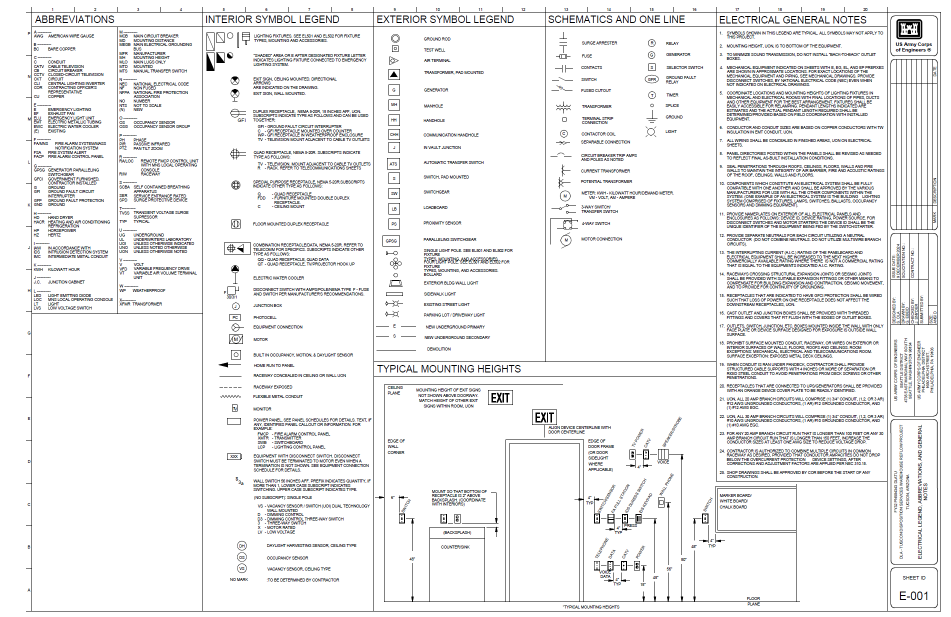
#> input picture Legend.png, 1901 x 1233 px (shown at 1/2 size)
$ python analyze_symbols.py
#> lines starting #> are read from the running program, lines starting #| are printed output that depends on the picture; after the words box and inside, x2 and y2 are one past the last pixel; in counts of white or black regions, pixels touching at a corner belong together
import cv2
import numpy as np
import os
import json
from PIL import Image
import matplotlib.pyplot as plt

# Function to detect shapes in an image that might be emergency lighting symbols
def detect_shapes(image):
    # Convert to grayscale if it's not already
    if len(image.shape) == 3:
        gray = cv2.cvtColor(image, cv2.COLOR_BGR2GRAY)
    else:
        gray = image

    # Apply thresholding to create a binary image
    _, thresh = cv2.threshold(gray, 0, 255, cv2.THRESH_BINARY_INV + cv2.THRESH_OTSU)

    # Find contours
    contours, _ = cv2.findContours(thresh, cv2.RETR_EXTERNAL, cv2.CHAIN_APPROX_SIMPLE)

    # Filter contours by size and shape
    potential_symbols = []
    for contour in contours:
        area = cv2.contourArea(contour)
        if 50 < area < 5000:  # Filter by area
            x, y, w, h = cv2.boundingRect(contour)
            aspect_ratio = w / h

            # Check if it's rectangular (emergency light fixture)
            if 0.2 < aspect_ratio < 5.0:
                potential_symbols.append({
                    'bbox': [x, y, x+w, y+h],
                    'area': area,
                    'aspect_ratio': aspect_ratio
                })

    return potential_symbols

# Function to detect if an image contains a legend or schedule based on visual features
# [90 lines left out: functions detect_legend_or_schedule, analyze_page, not called in this run]

# Function to extract emergency lighting symbols from the PDF
def extract_emergency_symbols():
    # Analyze all PDF pages
    results = []

    # Get all PDF page images
    pdf_pages = [f for f in os.listdir() if f.startswith('pdf_page') and f.endswith('.png')]
    pdf_pages.sort(key=lambda x: int(x.replace('pdf_page', '').replace('.png', '')))

    for page in pdf_pages:
        result = analyze_page(page)
        if result:
            results.append(result)

    # Save results to a JSON file
    with open('pdf_analysis.json', 'w') as f:
        json.dump(results, f, indent=4)

    print(f"Analysis complete. Results saved to pdf_analysis.json")

    # Print summary
    print("\nSummary:")
    legend_pages = [r['image_path'] for r in results if r['is_legend']]
    schedule_pages = [r['image_path'] for r in results if r['is_schedule']]
    emergency_pages = [r['image_path'] for r in results if r['contains_emergency']]

    print(f"Legend pages: {legend_pages}")
    print(f"Schedule pages: {schedule_pages}")
    print(f"Pages with emergency lighting info: {emergency_pages}")

    # Extract new emergency symbols and fixture types
    new_emergency_symbols = []
    new_fixture_types = {}

    # Check Legend.png and Lighting Fixture.png for symbols
    special_images = ['Legend.png', 'Lighting Fixture.png']
    for img_path in special_images:
        if os.path.exists(img_path):
            print(f"\nAnalyzing special image: {img_path}")
            image = cv2.imread(img_path)
#> image is the input picture: shape (1233, 1901, 3); mean B, G, R 238.4, 238, 238
            if image is None:
                continue

            # Detect potential symbols
            potential_symbols = detect_shapes(image)
#> in detect_shapes, `_, thresh = cv2.threshold(gray, 0, 255, cv2.THRESH_BINARY_INV + cv2.TH..`:
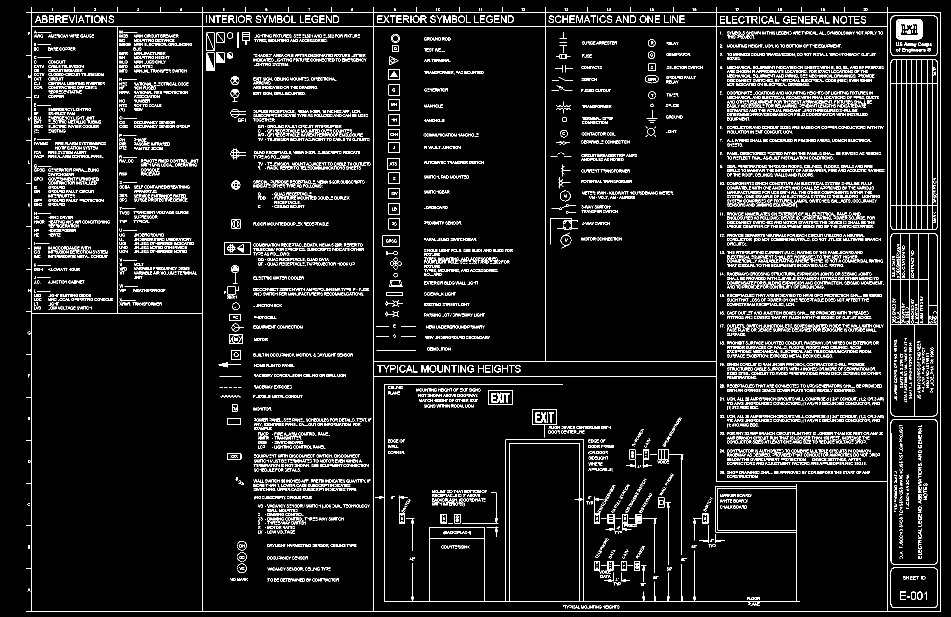
#> thresh: shape (1233, 1901) (shown at 1/2 size); 7.2% white in thin lines or dots
#> in detect_shapes, `contours, _ = cv2.findContours(thresh, cv2.RETR_EXTERNAL, cv2.CHAIN_AP..`: contours = 47 contours, 45 with area under 20; largest, box (x1, y1, x2, y2) and area: (52, 14, 1882, 1223) 2177999, (1727, 16, 1735, 22) 23
#> the loop in detect_shapes, `for contour in contours:` made 47 passes
#> area on passes 17, 47: 23, 2177999
#> after the loop in detect_shapes, `for contour in contours:`: potential_symbols = []
#> potential_symbols = []
            print(f"Found {len(potential_symbols)} potential symbols in {img_path}")
#| Found 0 potential symbols in Legend.png

            # Create a visualization
            visualization = image.copy()
            for i, symbol in enumerate(potential_symbols):
                x, y, x2, y2 = symbol['bbox']
                # Draw rectangle and label
                cv2.rectangle(visualization, (x, y), (x2, y2), (0, 255, 0), 2)
                cv2.putText(visualization, f"Symbol {i+1}", (x, y-5), cv2.FONT_HERSHEY_SIMPLEX, 0.5, (0, 255, 0), 1)
#> this loop made 0 passes

            # Save the visualization
            vis_path = img_path.replace('.png', '_analysis.png')
            cv2.imwrite(vis_path, visualization)
            print(f"Visualization saved as {vis_path}")
#> pass 2 of the loop in extract_emergency_symbols, `for img_path in special_images:`:
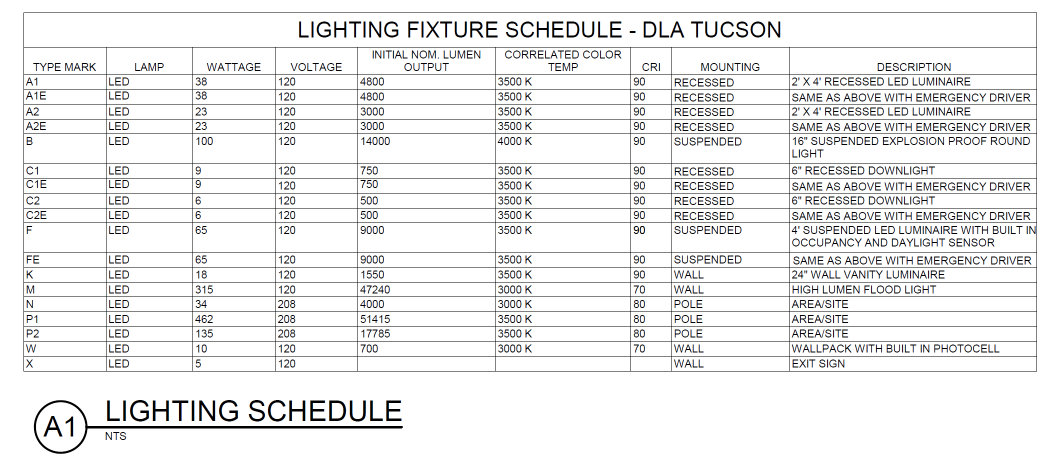
#> input picture Lighting Fixture.png, 2125 x 932 px (shown at 1/2 size)
#> in extract_emergency_symbols, image is the input picture: shape (932, 2125, 3); mean B, G, R 237.7, 237.4, 237.4
#> gray: shape (932, 2125)
#> in detect_shapes (call 2), `_, thresh = cv2.threshold(gray, 0, 255, cv2.THRESH_BINARY_INV + cv2.TH..`:
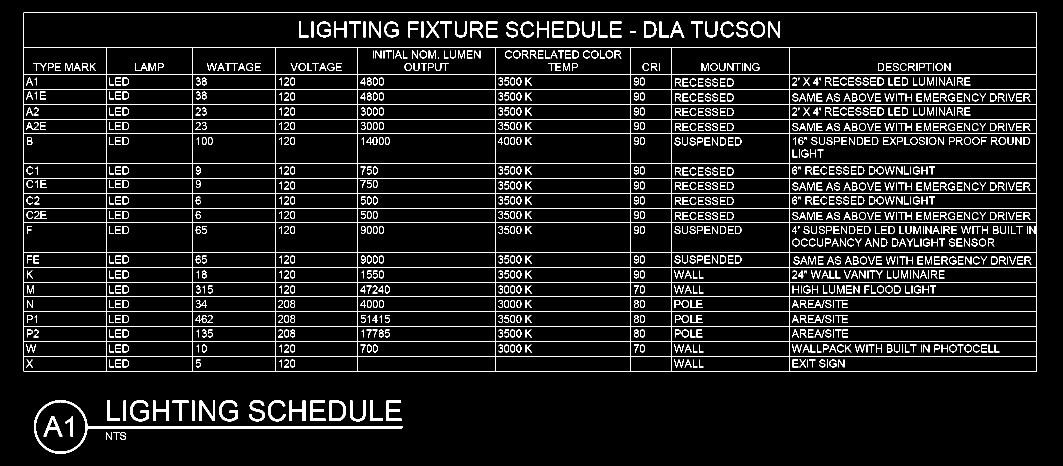
#> thresh: shape (932, 2125) (shown at 1/2 size); 6.8% white in thin lines or dots
#> contours = 21 contours, 1 with area under 20; largest, box (x1, y1, x2, y2) and area: (47, 25, 2074, 743) 1452642, (68, 800, 806, 908) 11412, (659, 801, 692, 842) 1156, (438, 800, 476, 843) 480, (260, 800, 298, 843) 480
#> the loop in detect_shapes (call 2), `for contour in contours:` made 21 passes
#> (contour, area, x, y, w, h, aspect_ratio) on passes 11, 14: ([[384, 801], [384, 841], [388, 841], [388, 801]], 160, 384, 801, 5, 41, 0.122), ([[247, 801], [247, 841], [251, 841], [251, 801]], 160, 247, 801, 5, 41, 0.122)
#> after the loop in detect_shapes (call 2), `for contour in contours:`: potential_symbols = 14 items
#| Found 14 potential symbols in Lighting Fixture.png
#> the loop in extract_emergency_symbols, `for i, symbol in enumerate(potential_symbols):` made 14 passes
#> (x, y, x2, y2) on passes 1 to 8: (773, 801, 803, 842), (740, 801, 766, 842), (700, 801, 732, 843), (659, 801, 692, 842), (621, 801, 651, 842), (579, 801, 611, 842), (399, 801, 430, 842), (345, 801, 377, 842)
#> after the loop in extract_emergency_symbols, `for i, symbol in enumerate(potential_symbols):`:
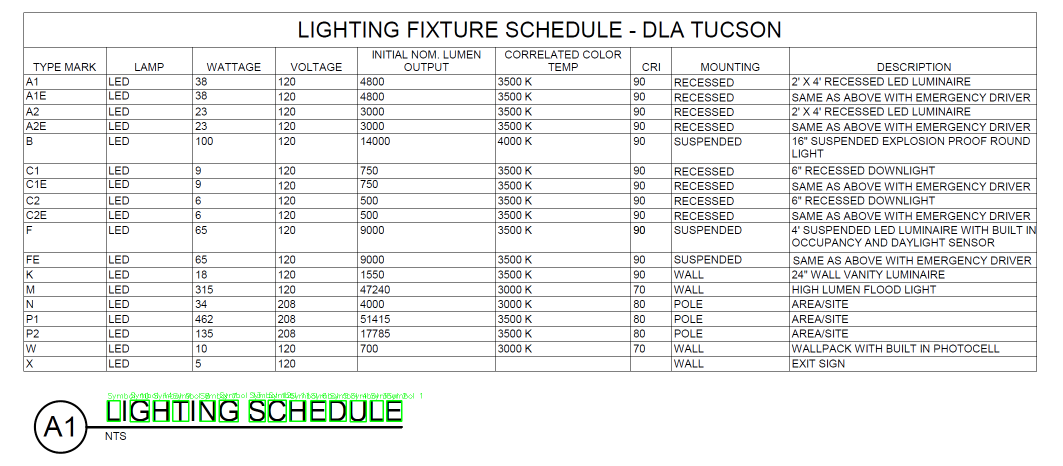
#> visualization: shape (932, 2125, 3) (shown at 1/2 size); 0.41% of pixels changed, all inside (x1, y1, x2, y2) = (213, 785, 844, 845)

    # Update app.py with new emergency symbols and fixture types
    update_emergency_detector(new_emergency_symbols, new_fixture_types)

    return results

# Function to update the EmergencyLightingDetector class in app.py
def update_emergency_detector(new_symbols, new_fixture_types):
    # Read the current app.py file
    app_py_path = 'app.py'
    if not os.path.exists(app_py_path):
        print(f"Error: {app_py_path} not found")
        return

    with open(app_py_path, 'r') as f:
        app_py_content = f.read()

    # Find the EmergencyLightingDetector class initialization
    detector_init_start = app_py_content.find('class EmergencyLightingDetector:')
    if detector_init_start == -1:
        print("Error: Could not find EmergencyLightingDetector class in app.py")
        return

    # Find the emergency_symbols and fixture_types definitions
    symbols_start = app_py_content.find('self.emergency_symbols = [', detector_init_start)
    symbols_end = app_py_content.find(']', symbols_start) + 1

    fixture_types_start = app_py_content.find('self.fixture_types = {', detector_init_start)
    fixture_types_end = app_py_content.find('}', fixture_types_start) + 1

    if symbols_start == -1 or fixture_types_start == -1:
        print("Error: Could not find emergency_symbols or fixture_types in app.py")
        return

    # Extract current symbols and fixture types
    current_symbols_str = app_py_content[symbols_start:symbols_end]
    current_fixture_types_str = app_py_content[fixture_types_start:fixture_types_end]

    print("\nCurrent emergency symbols and fixture types:")
    print(current_symbols_str)
    print(current_fixture_types_str)

    # For now, we'll just print the current values since we don't have text recognition
    # In a real implementation, we would update these with new symbols from the PDF
    print("\nBased on visual analysis, we've identified potential emergency lighting symbols.")
    print("To fully train the model with new symbols, manual annotation of the symbols would be required.")
    print("The visualizations created (*_analysis.png files) show potential symbols that could be added.")

# Run the analysis
if __name__ == "__main__":
    results = extract_emergency_symbols()
